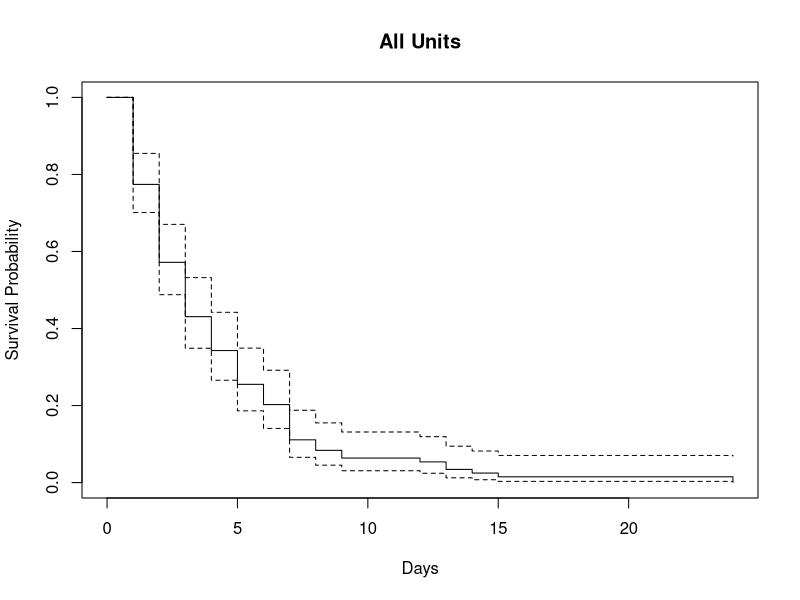
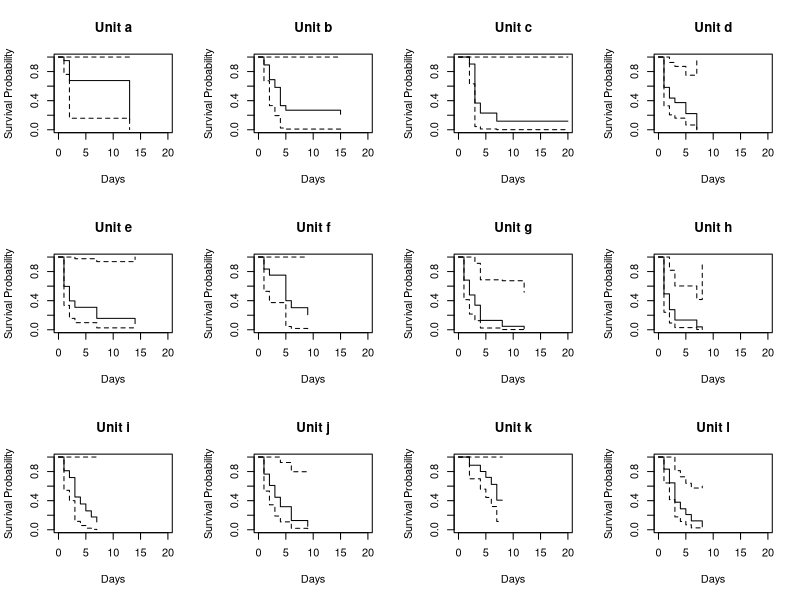

Write the R code that produced these figures, in order.
# Analyze MRSA data
library(survival)
Tbl = read.csv(file = 'by_month.csv');

# 
# get_censored <- function(Y_k) {
#   # Censoring
#   #----------------------------------------------------------------------------------------------
#   # Censoring TEST
#   # Y_k = c(1,0,1,0,0,1,0,0,0,0);
#   # Y_k = c(0,0,1,0,0,1,0,0,0,1);
#   
#   #----------------------------------------------------------------------------------------------
#   censored = c();
#   for (i in 1:length(Y_k)) {
#     if (Y_k[i] == 0) {
#       if (Y_k[min(i+1,length(Y_k))]==0) {
#         censored = c(censored, 1)
#       } else {
#         censored = c(censored, 0)
#       }
#     }
#   }
#   return (censored)
# }


process_data <- function(X_k, Y_k) {
  censored = c();
  T_start = c();
  T_end   = c();
  t       = 0;
  if (Y_k[1] == 0) {
    T_start = c(T_start, 1)
  }
  
  for (i in 2:length(Y_k)) {
    if (Y_k[i] == 0) {
      if (Y_k[i-1] > 0) {
        T_start = c(T_start, i)
        T_end = c(T_end, i - 1)
        censored = c(censored, 1)
      }
    }
  }
  if (length(T_end) == length(T_start)) {
    T_end = T_end[-1]
  } else {
    if (Y_k[length(Y_k)] == 0) {
      censored = c(censored, 0)
    } else {
      censored = c(censored, 1)
    }
  }
  T_end = c(T_end, length(Y_k) + 1)
  
  T_diff = T_end - T_start
  Xs = c()
  for (j in 1:length(T_start)) {
    Xs_temp = X_k[T_start[j]:min(T_end[j],length(Y_k)),]
    if (is.matrix(Xs_temp)) {
      Xs = rbind(Xs, colMeans(Xs_temp))
    } else {
      Xs = rbind(Xs, Xs_temp)
    }
  }
  output = data.frame(T_start, T_end, T_diff, censored, Xs)
  
  return(output)
}

# Initialize and use unit numbers
unit_name = unique(Tbl$UnitName);
X_Tbl = cbind(Tbl$LengthOfStay,Tbl$AvgCleaning,Tbl$HHCom);
X_all = c(); T_all = c(); unit_all = c(); Y_all = c(); C_all = c();
n_units = length(unit_name);

# Run for each unit
res.cox_each <- vector(mode = "list", length = length(unit_name))
dp_all = data.frame()
for (k in 1:length(unit_name)) {
  index = (Tbl$UnitName == unit_name[k]);
  Y_k = Tbl$HoCount[index];
  X_k = X_Tbl[index,];
  dp = process_data(X_k, Y_k);
  dp_all = rbind(dp_all, dp);
  cat(sprintf("\n***** UNIT %s *****\n",unit_name[k]))
  res.cox_each[[k]] <- coxph(Surv(T_diff, censored) ~ X1 + X2 + X3, data =dp)
}
res.cox_all <- coxph(Surv(T_diff, censored) ~ X1 + X2 + X3, data = dp_all)
par(mfrow=c(1,1))
plot(survfit(res.cox_all), ylim=c(0, 1), xlab="Days",
     ylab="Survival Probability", main = "All Units")

par(mfrow=c(3,4))    # set the plotting area into a 3*4 array
for (k in 1:length(unit_name)) {
  plot(survfit(res.cox_each[[k]]), ylim=c(0, 1), xlim = c(0,20), xlab="Days",
       ylab="Survival Probability", main = sprintf("Unit %s",unit_name[k]))
}


